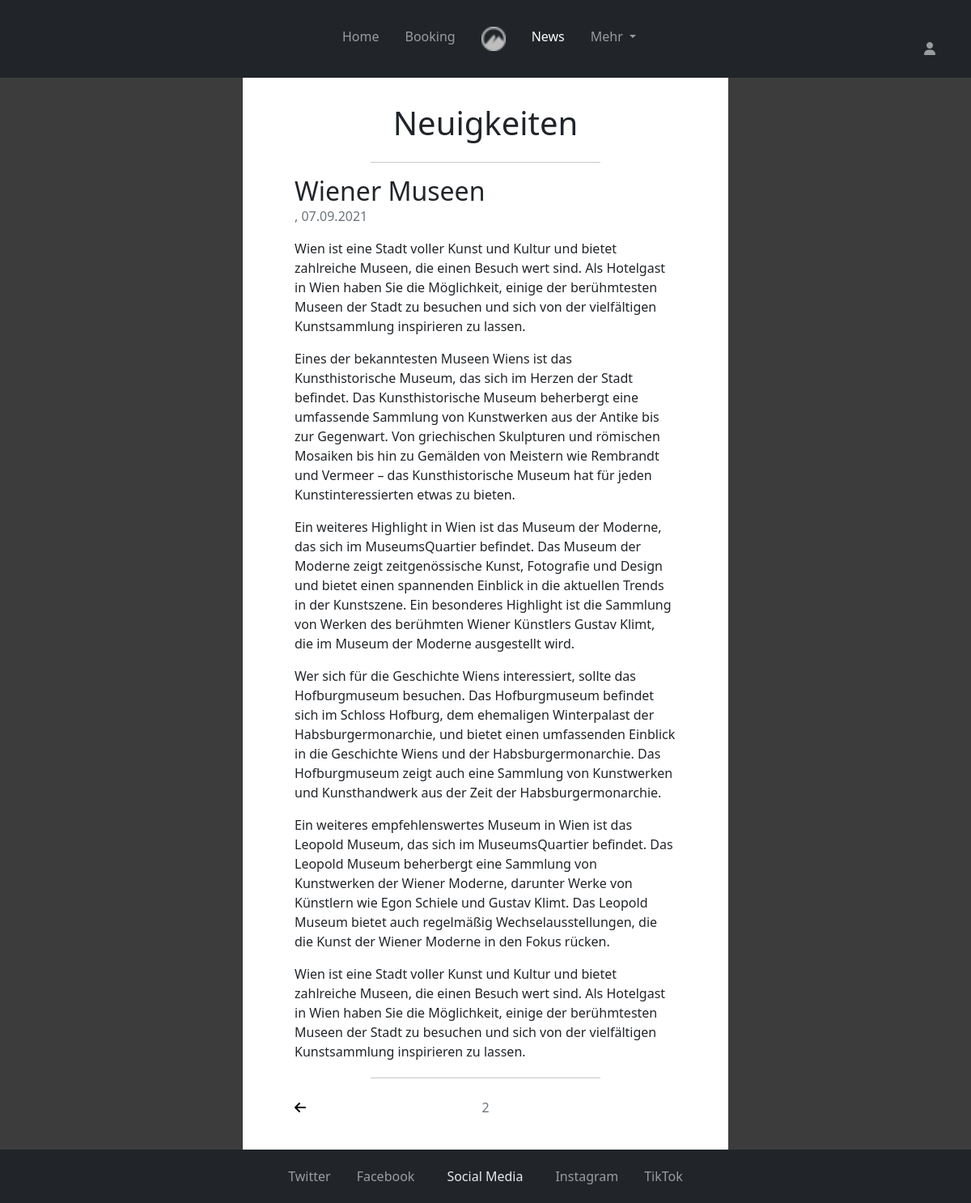
Page /news.php?p=2 on the committed database.
### tables this page shows
CREATE TABLE `news` (
  `newsid` int(11) NOT NULL,
  `fk_userid` int(11) NOT NULL,
  `image_path` varchar(127) DEFAULT NULL,
  `article_title` text NOT NULL,
  `article_text` text NOT NULL,
  `release_date` int(10) DEFAULT NULL COMMENT 'UNIX timestamp'
);

### php/templates/newsfeed.php (the view, shortened to what this page needs)
<?php
  $ARTICLES_PER_PAGE = 3;
  function parse_markdown_as_html($text){
    $text = preg_replace("/(\n\n)/", "</p><p>", $text);
    $text = nl2br($text);
    $text = preg_replace("/__(.*?)__/", "<u>$1</u>", $text);
    $text = preg_replace("/\*\*(.*?)\*\*/", "<b>$1</b>", $text);
    $text = preg_replace("/\*(.*?)\*/", "<em>$1</em>", $text);
    return $text;
  }
  $db = get_db();
  $page = get_default($_GET['p'], 1);
  $range_articles_end = $page * $ARTICLES_PER_PAGE;
  $range_articles_start = $range_articles_end - $ARTICLES_PER_PAGE;
  $sql = "SELECT * FROM news LIMIT ".$range_articles_start.",".$ARTICLES_PER_PAGE;
  $articles = $db->query($sql);
?>
<?php
foreach($articles as $article):
?>
	<article class="pb-l-4">
		<h2 class="mb-0"> <?=parse_markdown_as_html($article['article_title'])?> </h2>
		<p class="text-muted article-info"> <?=$article['author'] . ', ' . date('d.m.Y', (int)$article['release_date'])?> </p>
		<p> <?=parse_markdown_as_html($article['article_text']); ?> </p>
	</article>
	<hr class="article-hr mt-1 mb-4">
<?php endforeach; ?>

### styles.css (style rules this page uses)
hr.article-hr { align-self: center; width: 60%; }

### rows in the picture
news: article_title "Wiener Museen Wien ist eine Stadt voller Kunst und Kultur und bietet zahlreiche Museen, die einen Besuch wert sind. Als Hotelgast in Wien haben Sie die Möglichkeit, einige der berühmtesten Museen der Stadt zu besuchen und sich von der vielfältigen Kunstsammlung inspirieren zu lassen. Eines der bekanntesten Museen Wiens ist das Kunsthistorische Museum, das sich im Herzen der Stadt befindet. Das Kunsthistorische Museum beherbergt eine umfassende Sammlung von Kunstwerken aus der Antike bis zur Gegenwart. Von griechischen Skulpturen und römischen Mosaiken bis hin zu Gemälden von Meistern wie Rembrandt und Vermeer – das Kunsthistorische Museum hat für jeden Kunstinteressierten etwas zu bieten.…", release_date "07.09.2021"

### other values in the picture
$page "2"
